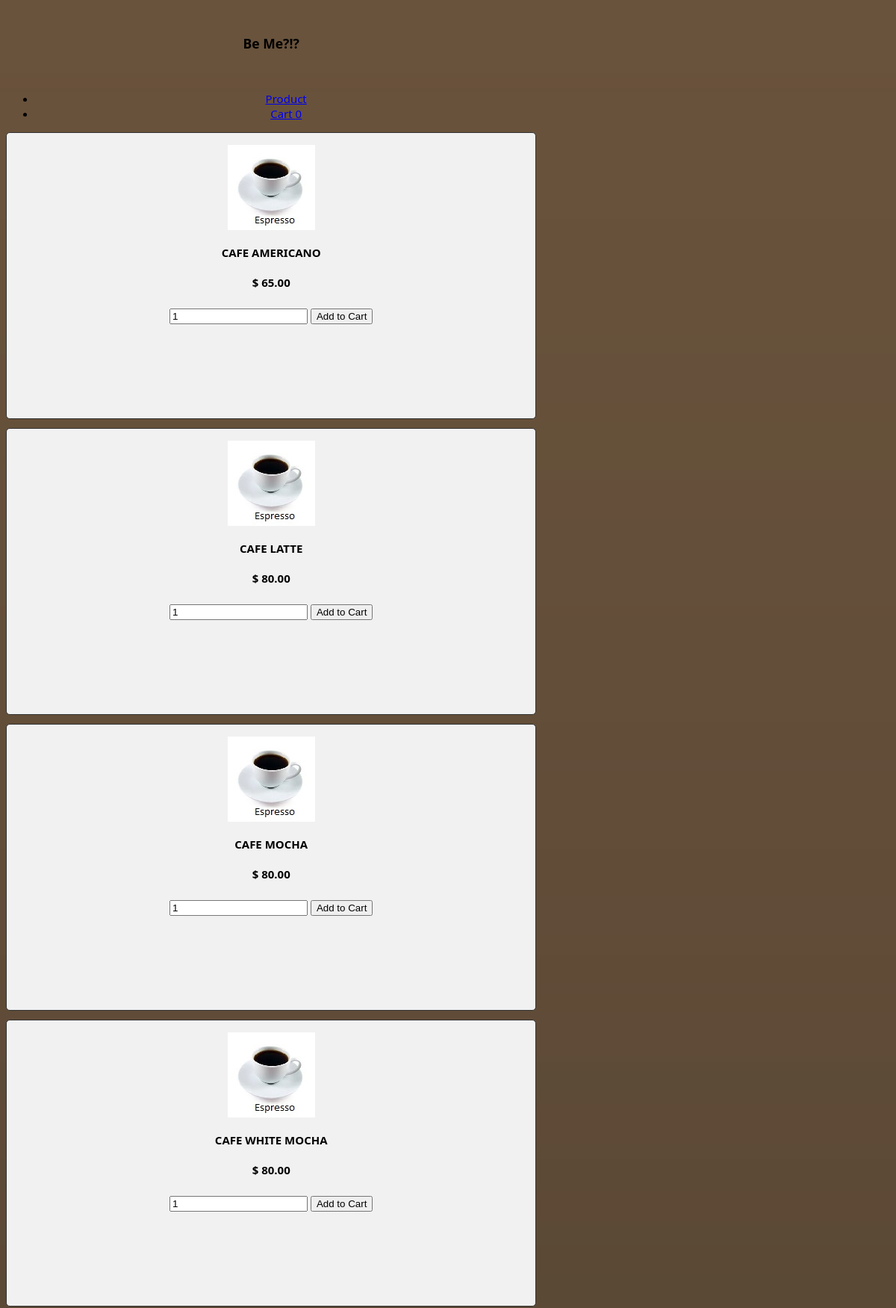
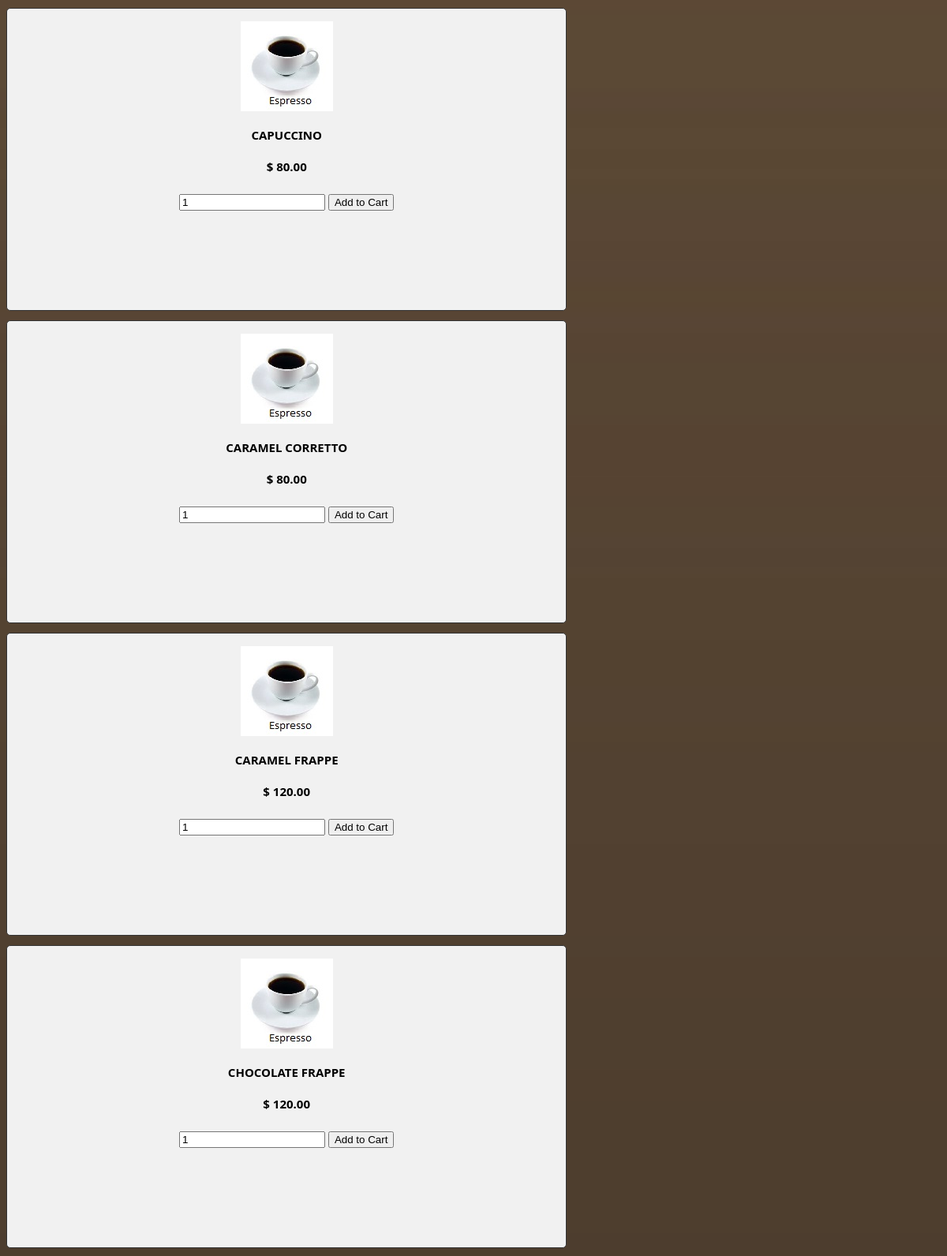
Screenshot of /images/Home.php (upper part) with the database file from the repository (2 pictures, top to bottom).
### tables this page shows
CREATE TABLE `tbl_product` (
  `id` int(11) NOT NULL,
  `name` varchar(255) NOT NULL,
  `image` varchar(255) NOT NULL,
  `price` double(10,2) NOT NULL,
  `price2` double(10,2) NOT NULL
);

### images/Home.php (the view, shortened to what this page needs)
<html>
	<head>
		<link rel="stylesheet" href="CSS.css" type="text/css"/>
	</head>
	<?php
		$connect = mysqli_connect("localhost", "root", "", "test2");
	?>
	<body>
		<br />
		<div class="container" style="width:60%;">
			<h3 align="center">Be Me?!?</h3><br />
			<ul class="nav nav-tabs">
				<li class="active"><a data-toggle="tab" href="#products">Product</a></li>
				<li><a data-toggle="tab" href="#cart">Cart <span class="badge"><?php if(isset($_SESSION["shopping_cart"])) { echo count($_SESSION["shopping_cart"]); } else { echo '0';}?></span></a></li>
			</ul>
			<div class="tab-content">
				<div id="products" class="tab-pane fade in active">
				<?php
				$query = "SELECT * FROM tbl_product ORDER BY id ASC";
				$result = mysqli_query($connect, $query);
				while($row = mysqli_fetch_array($result))
				{
				?>
				<div class="col-md-4" style="margin-top:12px;">
					<div style="border:1px solid #333; background-color:#f1f1f1; border-radius:5px; padding:16px; height:350px;" align="center">
						<img src="images/<?php echo $row["image"]; ?>" class="img-responsive" /><br />
						<h4 class="text-info"><?php echo $row["name"]; ?></h4>
						<h4 class="text-danger">$ <?php echo $row["price"]; ?></h4>
						<input type="text" name="quantity" id="quantity<?php echo $row["id"]; ?>" class="form-control" value="1" />
						<input type="button" name="add_to_cart" id="<?php echo $row["id"]; ?>" style="margin-top:5px;" class="btn btn-warning form-control add_to_cart" value="Add to Cart" />
					</div>
				</div>
				<?php
				}
				?>
				</div>
			</div>
		</div>
	</body>
</html>

### CSS.css (style rules this page uses)
body { background: url('../images/bg-login.jpg') no-repeat fixed; background-size: cover; font-family: Segoe UI, Helvetica, sans-serif; font-size:15px; text-align: center; }

### rows the page displays
tbl_product: image (picture), name "CAFE AMERICANO", price "65.00", quantity "1"
tbl_product: image (picture), name "CAFE LATTE", price "80.00"
tbl_product: image (picture), name "CAFE MOCHA", price "80.00"
tbl_product: image (picture), name "CAFE WHITE MOCHA", price "80.00"
tbl_product: image (picture), name "CAPUCCINO", price "80.00"
tbl_product: image (picture), name "CARAMEL CORRETTO", price "80.00"
tbl_product: image (picture), name "CARAMEL FRAPPE", price "120.00"
tbl_product: image (picture), name "CHOCOLATE FRAPPE", price "120.00"
